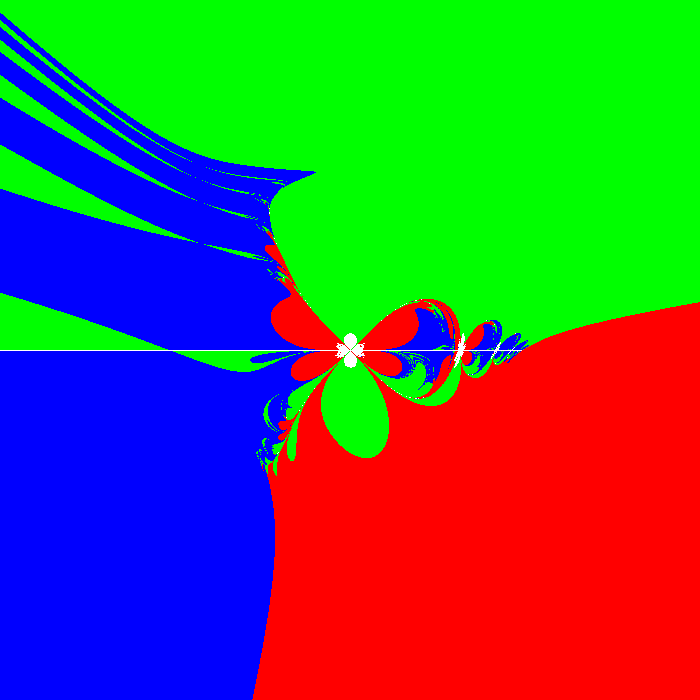
Frame 1 (no input)
Frame 60 (the mouse pressed at the canvas centre just before this capture): identical to frame 1, image omitted
Frame 120 (the mouse held since frame 60 and released just before this capture): identical to frame 1, image omitted

The Processing sketch that drew this single still picture (run headless with seeded random() and noise(); from frame 60 on, the mouse is pressed at the canvas centre):

// Processing sketch: NewtonTest4
// ── NewtonTest4.pde
color myColor = color(0);

float root1_real = 1;
float root1_i = 0;

float root2_real = -.5;
float root2_i = sqrt(3)/2;

float root3_real = -.5;
float root3_i = -sqrt(3)/2;

int max_iter = 5;

void setup(){
  size(700, 700);
}

void draw(){
  loadPixels();
  
  for (int x=0; x < width; x++){
    for (int y=0; y < height; y++){
      
      float a = map(x, 0, width, -2, 2);
      float b = map(y, 0, height, -2, 2);
      
      myColor = color(255);
      int n = 0;
      
      while (n < max_iter){
        float denominator = 3*(a*a*a*a + 2*a*a*b*b + b*b*b*b);
        a = a + ((a*a*a*a*a - 4*a*a*a*b*b -a*a + 3*a*b*b*b*b + b*b + 3*a*a*a*a*b - 4*a*a*b*b*b + b*b*b*b*b))/(denominator);
        b = b + (2*a*b*(-3*a*a*b + 3*a*b*b + 1))/(denominator);
        n+=1;
      }
      
      if (distance(a,b,root1_real, root1_i)< distance(a,b,root2_real, root2_i)
      && distance(a,b,root1_real, root1_i)< distance(a,b,root3_real, root3_i)){
        myColor = color(255,0,0);
      }else
      if (distance(a,b,root2_real, root2_i)< distance(a,b,root1_real, root1_i)
      && distance(a,b,root2_real, root2_i)< distance(a,b,root3_real, root3_i)){
        myColor = color(0,0,255);
      }else
      if(distance(a,b,root3_real, root3_i)< distance(a,b,root1_real, root1_i)
      && distance(a,b,root3_real, root3_i)< distance(a,b,root2_real, root2_i)){
        myColor = color(0,255,0);
      }
      
      int location = (x + y*width);
      pixels[location] = myColor;
      
    //end of for y  
    }
  //end of for x    
  }
  
  updatePixels();
//end of void draw()
}

float distance(float a, float b, float rootreal, float rooti){
  float dis = sqrt((a - rootreal)*(a - rootreal) + (b - rooti)*(b - rooti));
  //println(dis);
  return dis;
}
